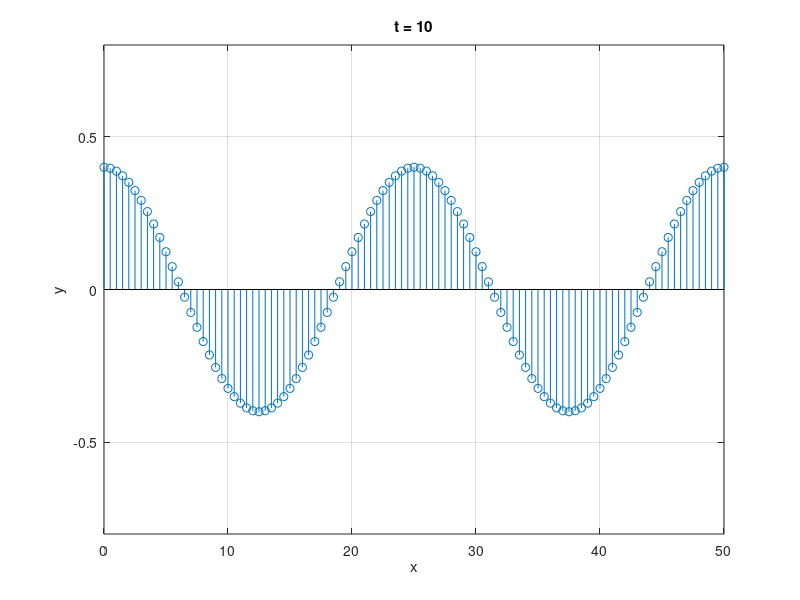

Recreate this plot in MATLAB.
% Standing wave composed of two waves
% with same frequency and amplitude
% travelling at different directions

clear;
clc;

% Constants
% All units are SI
% Amplitude of wave
A = 0.2;
% Phase velocities
vp_1 = 5;
vp_2 = 5;
% Phase of waves
phi_1 = 0;
phi_2 = 0;
% Frequencies
f_1 = 0.2;
f_2 = 0.2;
% Wavelengths
lambda_1 = vp_1 / f_1;
lambda_2 = vp_2 / f_2;
% Wavenumbers
k_1 = 2*pi / lambda_1;
k_2 = 2*pi / lambda_2;
% Length of medium and sampling step
L = 50;
dl = 0.5;
% Maximum simulation time and time step
Tmax = 10;
dt = 0.1;
% Form all medium positions
x = 0:dl:L;

% Initialize time
t = 0;

% Simulation start
while (t<=Tmax)
% Compute position with respect to x and t
y=A*cos(k_1*(x-vp_1*t)+phi_1)+A*cos(k_2*(x+vp_2*t)+phi_2);

% Plot results with stem to be visibly more pleasing
stem(x,y);grid;xlabel('x');ylabel('y');title(['t = ',num2str(t)]);
% Fix axis for aesthetic reasons
axis([0, L, -4*A, 4*A]);

% For visualization purposes
MM = getframe;

% Update time variable
t = t + dt;
end
